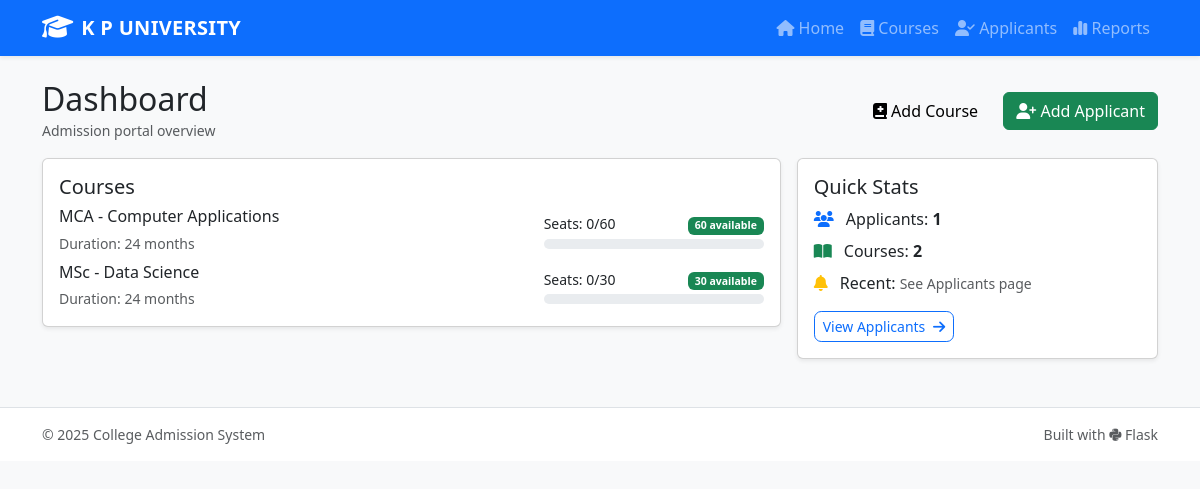
The page / on the database its author committed.
### app.py (models this page shows)
class Course(db.Model):
    id = db.Column(db.Integer, primary_key=True)
    name = db.Column(db.String(120), nullable=False, unique=True)
    duration_months = db.Column(db.Integer, nullable=False, default=12)
    seats_total = db.Column(db.Integer, nullable=False, default=30)
    seats_taken = db.Column(db.Integer, nullable=False, default=0)
    description = db.Column(db.String(500), nullable=True)
    applicants = db.relationship('Applicant', backref='course', lazy=True, cascade="all, delete-orphan")
    def seats_available(self):
        return max(0, self.seats_total - self.seats_taken)

### app.py (the view)
@app.route('/')
def index():
    courses = Course.query.order_by(Course.name).all()
    applicants_count = Applicant.query.count()
    return render_template('index.html', courses=courses, applicants_count=applicants_count)

### app.py (called while the page is built)
@app.context_processor
def inject_models():
    return dict(Course=Course)

@app.context_processor
def utility_processor():
    return dict(now=lambda: datetime.utcnow().strftime('%Y-%m-%d %H:%M UTC'))

### templates/index.html (shortened to what this page needs)
{% extends 'base.html' %}
{% block content %}
<div class="d-flex justify-content-between align-items-center mb-3">
  <div>
    <h2 class="mb-0">Dashboard</h2>
    <small class="text-muted">Admission portal overview</small>
  </div>
  <div>
    <button class="btn btn-light me-2" data-bs-toggle="modal" data-bs-target="#modalAddCourse"><i class="fa-solid fa-book-medical"></i> Add Course</button>
    <button class="btn btn-success" data-bs-toggle="modal" data-bs-target="#modalAddApplicant"><i class="fa-solid fa-user-plus"></i> Add Applicant</button>
  </div>
</div>
<div class="row g-3">
  <div class="col-md-8">
    <div class="card shadow-sm">
      <div class="card-body">
        <h5 class="card-title">Courses</h5>
        <div class="row gy-2">
          {% for c in courses %}
            <div class="col-12">
              <div class="d-flex align-items-center justify-content-between">
                <div>
                  <h6 class="mb-1">{{ c.name }}</h6>
                  <small class="text-muted">Duration: {{ c.duration_months }} months</small>
                </div>
                <div style="min-width:220px">
                  <div class="d-flex justify-content-between mb-1 small">
                    <div>Seats: {{ c.seats_taken }}/{{ c.seats_total }}</div>
                    <div><span class="badge bg-{{ 'danger' if c.seats_available()==0 else ('warning' if c.seats_available()<=5 else 'success') }}">{{ c.seats_available() }} available</span></div>
                  </div>
                  <div class="progress" style="height:10px">
                  </div>
                </div>
              </div>
            </div>
          {% else %}
            <div class="col-12 text-muted">No courses yet. Add one.</div>
          {% endfor %}
        </div>
      </div>
    </div>
  </div>
  <div class="col-md-4">
    <div class="card shadow-sm">
      <div class="card-body">
        <h5 class="card-title">Quick Stats</h5>
        <ul class="list-unstyled">
          <li class="mb-2"><i class="fa-solid fa-users me-2 text-primary"></i> Applicants: <strong>{{ applicants_count }}</strong></li>
          <li class="mb-2"><i class="fa-solid fa-book-open me-2 text-success"></i> Courses: <strong>{{ courses|length }}</strong></li>
          <li class="mb-2"><i class="fa-solid fa-bell me-2 text-warning"></i> Recent: <small class="text-muted">See Applicants page</small></li>
        </ul>
        <a href="{{ url_for('applicants') }}" class="btn btn-outline-primary btn-sm">View Applicants <i class="fa-solid fa-arrow-right ms-1"></i></a>
      </div>
    </div>
  </div>
</div>
{% endblock %}

### static/css/custom.css (style rules this page uses)
.btn-outline-primary { border-radius: .45rem; }

### rows shown on the page
Course: name "MCA - Computer Applications", duration_months "24", seats_taken "0", seats_total "60", seats_available "60"
Course: name "MSc - Data Science", duration_months "24", seats_taken "0", seats_total "30", seats_available "30"

### other values the page prints
{{ applicants_count }} "1"
{{ courses|length }} "2"
{{ (2025) }} "2025"
